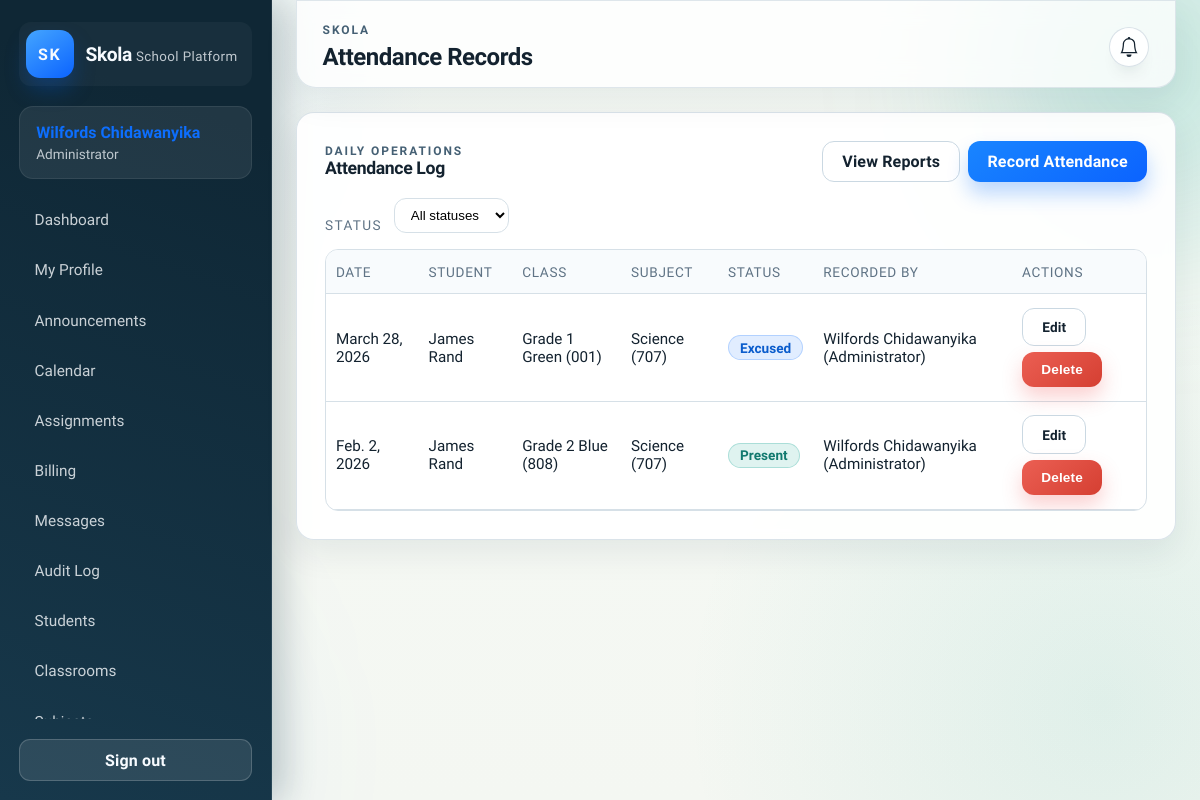
The page /attendance/ (signed in) on the database its author committed.
### accounts/models.py (models this page shows)
class User(AbstractUser):
	class Role(models.TextChoices):
		ADMIN = 'ADMIN', 'Administrator'
		STAFF = 'STAFF', 'Staff'
		TEACHER = 'TEACHER', 'Teacher'
		STUDENT = 'STUDENT', 'Student'
		GUARDIAN = 'GUARDIAN', 'Guardian / Parent'
	role = models.CharField(max_length=20, choices=Role.choices, default=Role.STAFF)
	@property
	def display_name(self) -> str:
		return self.get_full_name() or self.username
	def __str__(self) -> str:
		return f"{self.display_name} ({self.get_role_display()})"

### attendance/models.py (models this page shows, shortened)
class AttendanceRecord(models.Model):
	class Status(models.TextChoices):
		PRESENT = 'PRESENT', 'Present'
		ABSENT = 'ABSENT', 'Absent'
		LATE = 'LATE', 'Late'
		EXCUSED = 'EXCUSED', 'Excused'
	student = models.ForeignKey(Student, on_delete=models.CASCADE, related_name='attendance_records')
	classroom = models.ForeignKey(Classroom, on_delete=models.CASCADE, related_name='attendance_records')
	subject = models.ForeignKey(Subject, on_delete=models.SET_NULL, null=True, blank=True, related_name='attendance_records')
	date = models.DateField()
	status = models.CharField(max_length=10, choices=Status.choices, default=Status.PRESENT)
	notes = models.TextField(blank=True)
	recorded_by = models.ForeignKey(settings.AUTH_USER_MODEL, on_delete=models.SET_NULL, null=True, related_name='attendance_records')
	recorded_at = models.DateTimeField(auto_now_add=True)
	digest_sent_at = models.DateTimeField(null=True, blank=True, db_index=True)
	class Meta:
		ordering = ['-date', 'student__admission_number']
		unique_together = ('student', 'subject', 'date')

### students/models.py (models this page shows, shortened)
class Student(models.Model):
	class Status(models.TextChoices):
		ACTIVE = 'ACTIVE', 'Active'
		INACTIVE = 'INACTIVE', 'Inactive'
		GRADUATED = 'GRADUATED', 'Graduated'
	user = models.OneToOneField(
		settings.AUTH_USER_MODEL,
		on_delete=models.SET_NULL,
		related_name='student_profile',
		blank=True,
		null=True,
	)
	admission_number = models.CharField(max_length=32, unique=True)
	first_name = models.CharField(max_length=150)
	last_name = models.CharField(max_length=150)
	date_of_birth = models.DateField()
	current_classroom = models.ForeignKey(
		'academics.Classroom',
		on_delete=models.SET_NULL,
		related_name='students',
		blank=True,
		null=True,
		help_text='Current primary classroom/section.',
	)
	guardian_name = models.CharField(max_length=255)
	guardian_user = models.ForeignKey(
		settings.AUTH_USER_MODEL,
		on_delete=models.SET_NULL,
		related_name='guardian_students',
		blank=True,
		null=True,
		help_text='Optional portal account for guardians/parents.',
	)
	contact_email = models.EmailField(blank=True)
	contact_phone = models.CharField(max_length=32, blank=True)
	status = models.CharField(max_length=16, choices=Status.choices, default=Status.ACTIVE)
	enrolled_on = models.DateField(auto_now_add=True)
	class Meta:
		ordering = ['admission_number']
	@property
	def full_name(self) -> str:
		return f"{self.first_name} {self.last_name}".strip()

### academics/models.py (models this page shows)
class Classroom(models.Model):
	name = models.CharField(max_length=120)
	code = models.CharField(max_length=20, unique=True)
	homeroom_teacher = models.ForeignKey(
		settings.AUTH_USER_MODEL,
		on_delete=models.SET_NULL,
		related_name='homeroom_classes',
		null=True,
		blank=True,
	)
	description = models.TextField(blank=True)
	class Meta:
		ordering = ['code']
	def __str__(self) -> str:
		return f"{self.name} ({self.code})"

class Subject(models.Model):
	name = models.CharField(max_length=120)
	code = models.CharField(max_length=20, unique=True)
	classroom = models.ForeignKey(
		Classroom,
		on_delete=models.CASCADE,
		related_name='subjects',
	)
	teacher = models.ForeignKey(
		settings.AUTH_USER_MODEL,
		on_delete=models.SET_NULL,
		related_name='subjects_taught',
		null=True,
		blank=True,
	)
	weekly_sessions = models.PositiveIntegerField(default=3)
	class Meta:
		ordering = ['code']
	def __str__(self) -> str:
		return f"{self.name} ({self.code})"

### attendance/views.py (the view)
# urls.py: path('', views.attendance_list, name='list'),
@login_required
def attendance_list(request):
	records = AttendanceRecord.objects.select_related('student', 'classroom', 'subject')
	status_filter = request.GET.get('status')
	if status_filter:
		records = records.filter(status=status_filter)
	can_manage = request.user.is_superuser or request.user.role == User.Role.ADMIN
	can_record = can_manage or request.user.role in {User.Role.STAFF, User.Role.TEACHER}
	return render(
		request,
		'attendance/attendance_list.html',
		{
			'records': records,
			'status_filter': status_filter,
			'statuses': AttendanceRecord.Status.choices,
			'can_manage_attendance': can_manage,
			'can_record_attendance': can_record,
		},
	)

### messaging/user_status.py (called while the page is built)
def update_user_status(user):
    if user.is_authenticated:
        cache_key = LAST_SEEN_KEY.format(user_id=user.id)
        cache.set(cache_key, timezone.now(), 300)  # 5 minutes

    def __call__(self, request):
        if request.user.is_authenticated:
            update_user_status(request.user)
        response = self.get_response(request)
        return response

### skola/templates/attendance/attendance_list.html (shortened to what this page needs)
{% extends 'base.html' %}
{% block page_title %}Attendance Records{% endblock %}
{% block content %}
<section class="panel">
    <div class="panel-header">
        <div>
            <p class="page-label">Daily Operations</p>
            <h2 class="panel-title">Attendance Log</h2>
        </div>
        <div class="panel-actions" style="display: flex; gap: 0.5rem;">
            <a class="btn btn-neutral" href="{% url 'attendance:reports' %}">View Reports</a>
            {% if can_record_attendance %}
                <a class="btn btn-primary" href="{% url 'attendance:create' %}">Record Attendance</a>
            {% endif %}
        </div>
    </div>
    <form method="get" class="filter-bar">
        <label>Status</label>
        <select name="status" onchange="this.form.submit()">
            <option value="">All statuses</option>
        </select>
    </form>
    <div class="table-scroll">
        <table class="table">
            <thead>
                <tr>
                    <th>Date</th>
                    <th>Student</th>
                    <th>Class</th>
                    <th>Subject</th>
                    <th>Status</th>
                    <th>Recorded By</th>
                    {% if can_manage_attendance %}<th>Actions</th>{% endif %}
                </tr>
            </thead>
            <tbody>
                {% for record in records %}
                    <tr>
                        <td>{{ record.date }}</td>
                        <td>{{ record.student.full_name }}</td>
                        <td>{{ record.classroom }}</td>
                        <td>{{ record.subject|default:"-" }}</td>
                        <td>
                            {% if record.status == record.Status.PRESENT %}
                                <span class="status-pill status-present">{{ record.get_status_display }}</span>
                            {% elif record.status == record.Status.ABSENT %}
                                <span class="status-pill status-absent">{{ record.get_status_display }}</span>
                            {% elif record.status == record.Status.LATE %}
                                <span class="status-pill status-late">{{ record.get_status_display }}</span>
                            {% else %}
                                <span class="status-pill status-excused">{{ record.get_status_display }}</span>
                            {% endif %}
                        </td>
                        <td>{{ record.recorded_by }}</td>
                        {% if can_manage_attendance %}
                            <td>
                                <div class="table-actions">
                                    <a class="btn btn-neutral btn-small" href="{% url 'attendance:update' record.pk %}">Edit</a>
                                    <form method="post" action="{% url 'attendance:delete' record.pk %}">
                                        <button class="btn btn-danger btn-small" type="submit">Delete</button>
                                    </form>
                                </div>
                            </td>
                        {% endif %}
                    </tr>
                {% empty %}
                    <tr><td colspan="{% if can_manage_attendance %}7{% else %}6{% endif %}">No records yet.</td></tr>
                {% endfor %}
            </tbody>
        </table>
    </div>
</section>
{% endblock %}

### skola/templates/base.html (shortened to what this page needs)
<!DOCTYPE html>
<html lang="en">
{% load static %}
<head>
    <link rel="stylesheet" href="{% static 'css/base.css' %}">
    <link rel="stylesheet" href="{% static 'css/ui-refresh.css' %}">
</head>
<body>
    <div class="app-shell">
        <aside class="app-sidebar" id="appSidebar">
            <div class="brand">
                <div class="brand-mark">SK</div>
                <div class="brand-copy">
                    <span>Skola</span>
                    <small>School Platform</small>
                </div>
            </div>
            {% if request.user.is_authenticated %}
                <a href="{% url 'accounts:profile' %}" class="user-card-link">
                    <div class="user-card">
                        <p class="user-name">{{ request.user.display_name }}</p>
                        <p class="user-role">{{ request.user.get_role_display }}</p>
                    </div>
                </a>
                <nav class="sidebar-nav" id="sidebarNav">
                    <a href="{% url 'accounts:dashboard' %}" class="nav-link{% if request.resolver_match.url_name == 'dashboard' %} is-active{% endif %}">Dashboard</a>
                    <a href="{% url 'accounts:profile' %}" class="nav-link">My Profile</a>
                    <a href="{% url 'announcements:list' %}" class="nav-link{% if request.resolver_match.namespace == 'announcements' %} is-active{% endif %}">Announcements</a>
                    <a href="{% url 'calendar:index' %}" class="nav-link{% if request.resolver_match.namespace == 'calendar' %} is-active{% endif %}">Calendar</a>
                    <a href="{% url 'assignments:list' %}" class="nav-link{% if request.resolver_match.namespace == 'assignments' %} is-active{% endif %}">Assignments</a>
                    {% if request.user.is_superuser or request.user.role == 'ADMIN' or request.user.role == 'STAFF' or request.user.role == 'GUARDIAN' or request.user.role == 'STUDENT' %}
                        <a href="{% url 'billing:invoice_list' %}" class="nav-link{% if request.resolver_match.namespace == 'billing' %} is-active{% endif %}">Billing</a>
                    {% endif %}
                    <a href="{% url 'messaging:inbox' %}" class="nav-link{% if request.resolver_match.namespace == 'messaging' %} is-active{% endif %}">Messages</a>
                    {% if request.user.is_superuser or request.user.role == 'ADMIN' or request.user.role == 'STAFF' %}
                        <a href="{% url 'auditlog:list' %}" class="nav-link{% if request.resolver_match.namespace == 'auditlog' %} is-active{% endif %}">Audit Log</a>
                        <a href="{% url 'students:list' %}" class="nav-link{% if 'students' in request.resolver_match.namespace %} is-active{% endif %}">Students</a>
                        <a href="{% url 'academics:classrooms' %}" class="nav-link{% if request.resolver_match.url_name == 'classrooms' %} is-active{% endif %}">Classrooms</a>
                        <a href="{% url 'academics:subjects' %}" class="nav-link{% if request.resolver_match.url_name == 'subjects' %} is-active{% endif %}">Subjects</a>
                    {% endif %}
                </nav>
                <a class="btn btn-ghost" href="{% url 'accounts:logout' %}">Sign out</a>
            {% else %}
                <nav class="sidebar-nav">
                    <a class="nav-link" href="{% url 'accounts:login' %}">Login</a>
                    <a class="nav-link" href="{% url 'accounts:register' %}">Register</a>
                </nav>
            {% endif %}
        </aside>
        <div class="app-main">
            <header class="app-header">
                <div class="header-main">
                    <div>
                        <p class="page-label">Skola</p>
                        <h1 class="page-title">{% block page_title %}School Command Center{% endblock %}</h1>
                    </div>
                </div>
                <div class="header-actions">
                    {% if request.user.is_authenticated %}
                        <a href="{% url 'notifications:list' %}" class="notification-bell"
                           hx-get="{% url 'notifications:unread_count' %}"
                                    hx-trigger="load"
                           hx-target="#notificationBadge"
                           hx-swap="outerHTML">
                        </a>
                    {% endif %}
                </div>
            </header>
            <main class="app-content">
                <div class="content-container">
                    {% block content %}{% endblock %}
                </div>
            </main>
        </div>
    </div>
</body>
</html>

### skola/templates/base.html (style rules this page uses)
.header-actions { display: flex; align-items: center; gap: 1rem; }
.notification-bell { position: relative; display: flex; align-items: center; justify-content: center; width: 40px; height: 40px; border-radius: 50%; background: var(--bg-panel); color: var(--text-primary); text-decoration: none; transition: all 0.2s; }

### rows shown on the page
User: user.display_name "Wilfords Chidawanyika", user.role "Administrator"
AttendanceRecord: date "March 28, 2026", student.full_name "James Rand", classroom "Grade 1 Green (001)", subject "Science (707)", status "Excused", recorded_by "Wilfords Chidawanyika (Administrator)"
AttendanceRecord: date "Feb. 2, 2026", student.full_name "James Rand", classroom "Grade 2 Blue (808)", subject "Science (707)", status "Present", recorded_by "Wilfords Chidawanyika (Administrator)"
